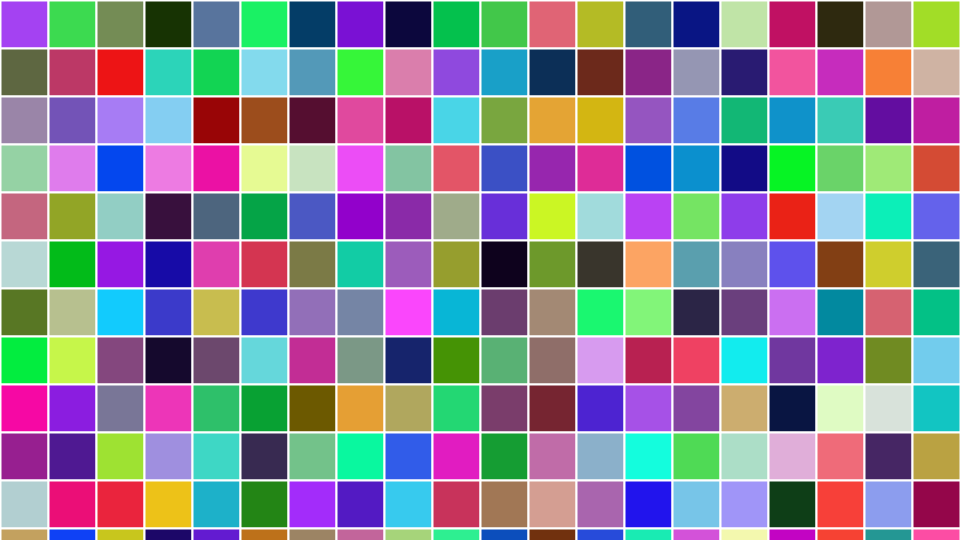
Frame 1 (no input)
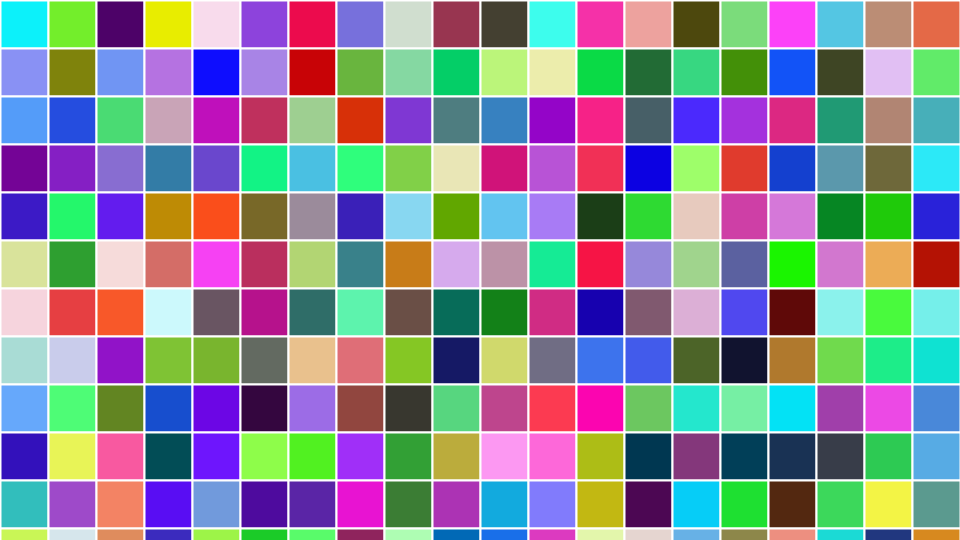
Frame 60 (the mouse pressed at the canvas centre just before this capture)
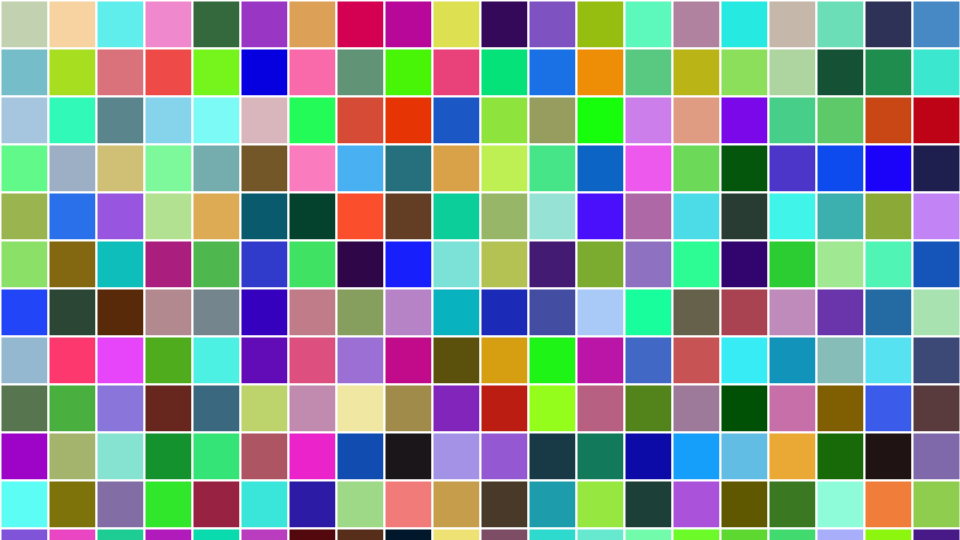
Frame 120 (the mouse held since frame 60 and released just before this capture)

The Processing sketch that drew these frames (run headless with seeded random() and noise(); from frame 60 on, the mouse is pressed at the canvas centre):

// Processing sketch: RandomTile
// ── RandomTile.pde
//This is loop within a loop practice.

float x=0;//State variable X 
float y=0;//State variable y

void setup(){
  size(960,540);
}

void draw(){
  //frameRate(120);
  background(50);

   stroke(255);
   strokeWeight(2);
   
   //For every row, for every column, draw a rectangle.
   //Like..
   //y=0
     //x=0
     //x=48
     //X=96
   //y=48
     //x=0
     //x=48
     //x=96
   for (float y=0; y<height; y=y+48){
        for (float x=0; x<width; x=x+48){
          fill(random(0,255),random(0,255),random(0,255));
          rect(x,y,48,48);
     }
   }

}
